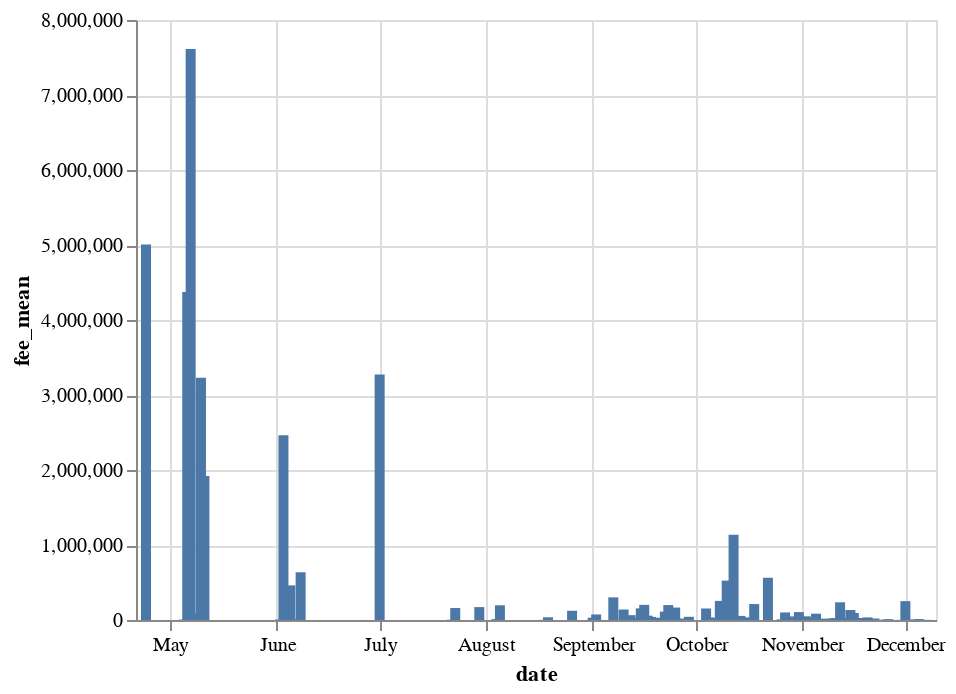

Write notebook code for a chart like this one.
### Markdown cell above
### Average daily transaction fee (not sure what this fee means yet)

### Code cell
alt.Chart(txs_slim_grp).mark_bar().encode(
    x='date:T',
    y='fee_mean'
)

### Figure 1 — Vega-Lite specification as saved in the notebook (floating-point values rounded to 4 significant figures)
{"config": {"view": {"continuousWidth": 400, "continuousHeight": 300}}, "data": {"name": "data-a7424ee87fcce05328f17589b849cf30"}, "mark": "bar", "encoding": {"x": {"type": "temporal", "field": "date"}, "y": {"type": "quantitative", "field": "fee_mean"}}, "$schema": "https://vega.github.io/schema/vega-lite/v4.8.1.json", "datasets": {"data-a7424ee87fcce05328f17589b849cf30": [{"date": "2021-04-24T00:00:00", "transaction_count": 2, "fee_mean": 5005000.0, "fee_sum": 10010615}, {"date": "2021-05-05T00:00:00", "transaction_count": 2, "fee_mean": 5734.0, "fee_sum": 11468}, {"date": "2021-05-06T00:00:00", "transaction_count": 1, "fee_mean": 4372000.0, "fee_sum": 4372496}, {"date": "2021-05-07T00:00:00", "transaction_count": 1, "fee_mean": 7613000.0, "fee_sum": 7613333}, {"date": "2021-05-08T00:00:00", "transaction_count": 3, "fee_mean": 88650.0, "fee_sum": 265946}, {"date": "2021-05-09T00:00:00", "transaction_count": 1, "fee_mean": 1130.0, "fee_sum": 1130}, {"date": "2021-05-10T00:00:00", "transaction_count": 4, "fee_mean": 3231000.0, "fee_sum": 12924045}, {"date": "2021-05-11T00:00:00", "transaction_count": 2, "fee_mean": 1921000.0, "fee_sum": 3842901}, {"date": "2021-06-02T00:00:00", "transaction_count": 2, "fee_mean": 7264.0, "fee_sum": 14528}, {"date": "2021-06-03T00:00:00", "transaction_count": 1, "fee_mean": 2464000.0, "fee_sum": 2463655}, {"date": "2021-06-05T00:00:00", "transaction_count": 2, "fee_mean": 461700.0, "fee_sum": 923328}, {"date": "2021-06-07T00:00:00", "transaction_count": 1, "fee_mean": 12410.0, "fee_sum": 12408}, {"date": "2021-06-08T00:00:00", "transaction_count": 1, "fee_mean": 636400.0, "fee_sum": 636402}, {"date": "2021-06-26T00:00:00", "transaction_count": 1, "fee_mean": 698.0, "fee_sum": 698}, {"date": "2021-07-01T00:00:00", "transaction_count": 1, "fee_mean": 3273000.0, "fee_sum": 3273003}, {"date": "2021-07-22T00:00:00", "transaction_count": 1, "fee_mean": 4332.0, "fee_sum": 4332}, {"date": "2021-07-23T00:00:00", "transaction_count": 1, "fee_mean": 159500.0, "fee_sum": 159519}, {"date": "2021-07-26T00:00:00", "transaction_count": 1, "fee_mean": 336.0, "fee_sum": 336}, {"date": "2021-07-30T00:00:00", "transaction_count": 1, "fee_mean": 171900.0, "fee_sum": 171889}, {"date": "2021-08-04T00:00:00", "transaction_count": 1, "fee_mean": 12120.0, "fee_sum": 12118}, {"date": "2021-08-05T00:00:00", "transaction_count": 1, "fee_mean": 196000.0, "fee_sum": 195980}, {"date": "2021-08-14T00:00:00", "transaction_count": 1, "fee_mean": 336.0, "fee_sum": 336}, {"date": "2021-08-17T00:00:00", "transaction_count": 1, "fee_mean": 989.0, "fee_sum": 989}, {"date": "2021-08-18T00:00:00", "transaction_count": 1, "fee_mean": 2043.0, "fee_sum": 2043}, {"date": "2021-08-19T00:00:00", "transaction_count": 1, "fee_mean": 36460.0, "fee_sum": 36458}, {"date": "2021-08-25T00:00:00", "transaction_count": 1, "fee_mean": 336.0, "fee_sum": 336}, {"date": "2021-08-26T00:00:00", "transaction_count": 1, "fee_mean": 123100.0, "fee_sum": 123149}, {"date": "2021-08-31T00:00:00", "transaction_count": 1, "fee_mean": 671.0, "fee_sum": 671}, {"date": "2021-09-01T00:00:00", "transaction_count": 3, "fee_mean": 29950.0, "fee_sum": 89850}, {"date": "2021-09-02T00:00:00", "transaction_count": 4, "fee_mean": 73880.0, "fee_sum": 295505}, {"date": "2021-09-04T00:00:00", "transaction_count": 1, "fee_mean": 681.0, "fee_sum": 681}, {"date": "2021-09-05T00:00:00", "transaction_count": 1, "fee_mean": 336.0, "fee_sum": 336}, {"date": "2021-09-07T00:00:00", "transaction_count": 2, "fee_mean": 301700.0, "fee_sum": 603308}, {"date": "2021-09-09T00:00:00", "transaction_count": 1, "fee_mean": 6243.0, "fee_sum": 6243}, {"date": "2021-09-10T00:00:00", "transaction_count": 1, "fee_mean": 139800.0, "fee_sum": 139843}, {"date": "2021-09-12T00:00:00", "transaction_count": 2, "fee_mean": 64500.0, "fee_sum": 129008}, {"date": "2021-09-14T00:00:00", "transaction_count": 6, "fee_mean": 25810.0, "fee_sum": 154853}, {"date": "2021-09-15T00:00:00", "transaction_count": 5, "fee_mean": 155400.0, "fee_sum": 776836}, {"date": "2021-09-16T00:00:00", "transaction_count": 4, "fee_mean": 201700.0, "fee_sum": 806877}, {"date": "2021-09-17T00:00:00", "transaction_count": 10, "fee_mean": 57460.0, "fee_sum": 574566}, {"date": "2021-09-18T00:00:00", "transaction_count": 8, "fee_mean": 41120.0, "fee_sum": 328966}, {"date": "2021-09-19T00:00:00", "transaction_count": 2, "fee_mean": 2394.0, "fee_sum": 4788}, {"date": "2021-09-20T00:00:00", "transaction_count": 3, "fee_mean": 29980.0, "fee_sum": 89944}, {"date": "2021-09-21T00:00:00", "transaction_count": 6, "fee_mean": 21670.0, "fee_sum": 130031}, {"date": "2021-09-22T00:00:00", "transaction_count": 9, "fee_mean": 112000.0, "fee_sum": 1007869}, {"date": "2021-09-23T00:00:00", "transaction_count": 4, "fee_mean": 199200.0, "fee_sum": 796991}, {"date": "2021-09-25T00:00:00", "transaction_count": 1, "fee_mean": 166000.0, "fee_sum": 166034}, {"date": "2021-09-26T00:00:00", "transaction_count": 2, "fee_mean": 2556.0, "fee_sum": 5113}, {"date": "2021-09-27T00:00:00", "transaction_count": 6, "fee_mean": 19440.0, "fee_sum": 116642}, {"date": "2021-09-28T00:00:00", "transaction_count": 2, "fee_mean": 6112.0, "fee_sum": 12224}, {"date": "2021-09-29T00:00:00", "transaction_count": 4, "fee_mean": 42620.0, "fee_sum": 170479}, {"date": "2021-10-03T00:00:00", "transaction_count": 1, "fee_mean": 336.0, "fee_sum": 336}, {"date": "2021-10-04T00:00:00", "transaction_count": 1, "fee_mean": 153600.0, "fee_sum": 153560}, {"date": "2021-10-05T00:00:00", "transaction_count": 2, "fee_mean": 34410.0, "fee_sum": 68824}, {"date": "2021-10-06T00:00:00", "transaction_count": 1, "fee_mean": 24880.0, "fee_sum": 24876}, {"date": "2021-10-07T00:00:00", "transaction_count": 1, "fee_mean": 4294.0, "fee_sum": 4294}, {"date": "2021-10-08T00:00:00", "transaction_count": 2, "fee_mean": 254700.0, "fee_sum": 509499}, {"date": "2021-10-09T00:00:00", "transaction_count": 2, "fee_mean": 70410.0, "fee_sum": 140824}, {"date": "2021-10-10T00:00:00", "transaction_count": 1, "fee_mean": 525500.0, "fee_sum": 525520}, {"date": "2021-10-11T00:00:00", "transaction_count": 1, "fee_mean": 1230.0, "fee_sum": 1230}, {"date": "2021-10-12T00:00:00", "transaction_count": 1, "fee_mean": 1135000.0, "fee_sum": 1135231}, {"date": "2021-10-13T00:00:00", "transaction_count": 4, "fee_mean": 34390.0, "fee_sum": 137545}, {"date": "2021-10-14T00:00:00", "transaction_count": 2, "fee_mean": 54520.0, "fee_sum": 109038}, {"date": "2021-10-15T00:00:00", "transaction_count": 1, "fee_mean": 2124.0, "fee_sum": 2124}, {"date": "2021-10-16T00:00:00", "transaction_count": 1, "fee_mean": 34580.0, "fee_sum": 34582}, {"date": "2021-10-17T00:00:00", "transaction_count": 1, "fee_mean": 17530.0, "fee_sum": 17530}, {"date": "2021-10-18T00:00:00", "transaction_count": 4, "fee_mean": 212800.0, "fee_sum": 851093}, {"date": "2021-10-22T00:00:00", "transaction_count": 1, "fee_mean": 563300.0, "fee_sum": 563270}, {"date": "2021-10-26T00:00:00", "transaction_count": 1, "fee_mean": 8667.0, "fee_sum": 8667}, {"date": "2021-10-27T00:00:00", "transaction_count": 2, "fee_mean": 100900.0, "fee_sum": 201834}, {"date": "2021-10-28T00:00:00", "transaction_count": 1, "fee_mean": 980.0, "fee_sum": 980}, {"date": "2021-10-29T00:00:00", "transaction_count": 4, "fee_mean": 47960.0, "fee_sum": 191823}, {"date": "2021-10-30T00:00:00", "transaction_count": 2, "fee_mean": 26740.0, "fee_sum": 53484}, {"date": "2021-10-31T00:00:00", "transaction_count": 4, "fee_mean": 105600.0, "fee_sum": 422423}, {"date": "2021-11-01T00:00:00", "transaction_count": 5, "fee_mean": 32140.0, "fee_sum": 160680}, {"date": "2021-11-02T00:00:00", "transaction_count": 2, "fee_mean": 49260.0, "fee_sum": 98520}, {"date": "2021-11-03T00:00:00", "transaction_count": 6, "fee_mean": 14560.0, "fee_sum": 87361}, {"date": "2021-11-04T00:00:00", "transaction_count": 4, "fee_mean": 35810.0, "fee_sum": 143255}, {"date": "2021-11-05T00:00:00", "transaction_count": 5, "fee_mean": 84120.0, "fee_sum": 420614}, {"date": "2021-11-06T00:00:00", "transaction_count": 1, "fee_mean": 2800.0, "fee_sum": 2800}, {"date": "2021-11-07T00:00:00", "transaction_count": 6, "fee_mean": 18160.0, "fee_sum": 108934}, {"date": "2021-11-08T00:00:00", "transaction_count": 5, "fee_mean": 1236.0, "fee_sum": 6178}, {"date": "2021-11-09T00:00:00", "transaction_count": 5, "fee_mean": 11950.0, "fee_sum": 59740}, {"date": "2021-11-10T00:00:00", "transaction_count": 6, "fee_mean": 24110.0, "fee_sum": 144659}, {"date": "2021-11-11T00:00:00", "transaction_count": 6, "fee_mean": 25870.0, "fee_sum": 155216}, {"date": "2021-11-12T00:00:00", "transaction_count": 3, "fee_mean": 236200.0, "fee_sum": 708607}, {"date": "2021-11-13T00:00:00", "transaction_count": 3, "fee_mean": 26350.0, "fee_sum": 79049}, {"date": "2021-11-14T00:00:00", "transaction_count": 3, "fee_mean": 5719.0, "fee_sum": 17157}, {"date": "2021-11-15T00:00:00", "transaction_count": 6, "fee_mean": 133000.0, "fee_sum": 798212}, {"date": "2021-11-16T00:00:00", "transaction_count": 2, "fee_mean": 93950.0, "fee_sum": 187902}, {"date": "2021-11-18T00:00:00", "transaction_count": 2, "fee_mean": 27340.0, "fee_sum": 54682}, {"date": "2021-11-20T00:00:00", "transaction_count": 1, "fee_mean": 34460.0, "fee_sum": 34458}, {"date": "2021-11-21T00:00:00", "transaction_count": 5, "fee_mean": 10780.0, "fee_sum": 53899}, {"date": "2021-11-22T00:00:00", "transaction_count": 4, "fee_mean": 19610.0, "fee_sum": 78452}, {"date": "2021-11-23T00:00:00", "transaction_count": 7, "fee_mean": 609.6, "fee_sum": 4267}, {"date": "2021-11-25T00:00:00", "transaction_count": 4, "fee_mean": 3959.0, "fee_sum": 15836}, {"date": "2021-11-26T00:00:00", "transaction_count": 3, "fee_mean": 10920.0, "fee_sum": 32760}, {"date": "2021-11-27T00:00:00", "transaction_count": 3, "fee_mean": 665.0, "fee_sum": 1995}, {"date": "2021-11-28T00:00:00", "transaction_count": 2, "fee_mean": 338.0, "fee_sum": 676}, {"date": "2021-11-29T00:00:00", "transaction_count": 2, "fee_mean": 338.0, "fee_sum": 676}, {"date": "2021-11-30T00:00:00", "transaction_count": 4, "fee_mean": 2153.0, "fee_sum": 8613}, {"date": "2021-12-01T00:00:00", "transaction_count": 9, "fee_mean": 251400.0, "fee_sum": 2262693}, {"date": "2021-12-02T00:00:00", "transaction_count": 2, "fee_mean": 439.5, "fee_sum": 879}, {"date": "2021-12-03T00:00:00", "transaction_count": 2, "fee_mean": 4800.0, "fee_sum": 9599}, {"date": "2021-12-04T00:00:00", "transaction_count": 4, "fee_mean": 5034.0, "fee_sum": 20138}, {"date": "2021-12-05T00:00:00", "transaction_count": 5, "fee_mean": 11940.0, "fee_sum": 59695}, {"date": "2021-12-06T00:00:00", "transaction_count": 1, "fee_mean": 338.0, "fee_sum": 338}, {"date": "2021-12-07T00:00:00", "transaction_count": 6, "fee_mean": 2291.0, "fee_sum": 13747}]}}
